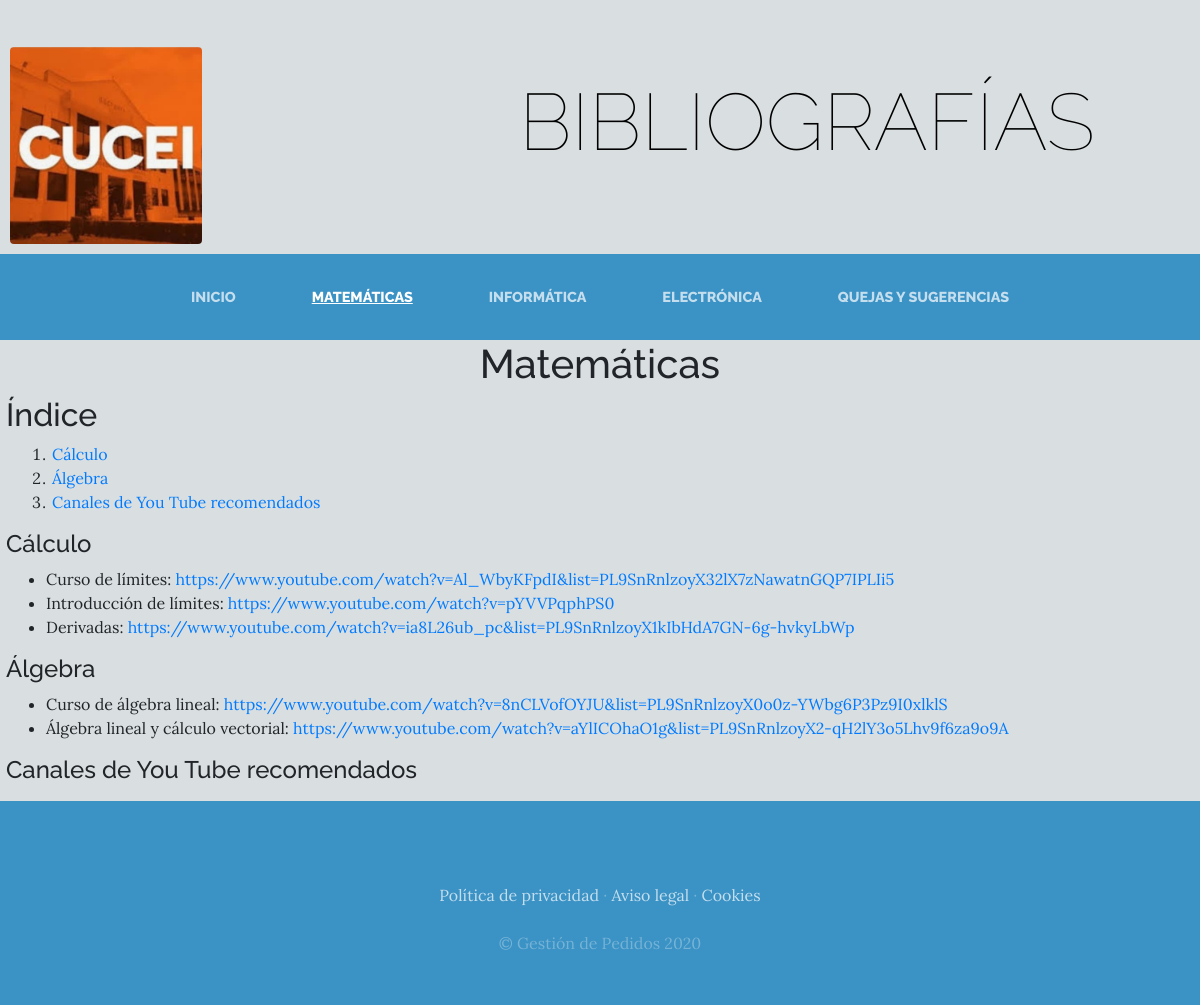
/mate/, run on the app's committed database.
### mate/models.py (models this page shows, shortened)
class Categmate(models.Model):
    nombre = models.CharField(max_length = 50)
    created = models.DateTimeField(auto_now_add = True)
    update = models.DateTimeField(auto_now_add = True)
    class Meta:
        verbose_name = 'categoría'
        verbose_name_plural = 'categorías'

class Bibliografiamate(models.Model):
    titulo = models.CharField(max_length = 50)
    link = models.CharField(max_length = 200)
    categoria = models.CharField(max_length = 50)
    created = models.DateTimeField(auto_now_add = True)
    update = models.DateTimeField(auto_now_add = True)
    class Meta:
        verbose_name = 'bibliografía'

### mate/views.py (the view)
# urls.py: path('mate/', include('mate.urls')),
def mate(request):
    categorias = Categmate.objects.all()
    biblio = Bibliografiamate.objects.all()
    return render(request, "mate/mate.html", {"biblio": biblio, "categorias": categorias})

### mate/templates/mate/mate.html
{% extends "aplicacionapp/base.html" %}
{% load static %}
{% block content %}
    <h1 align = "center">Matemáticas</h1>
    <h2>Índice</h2>
    <ol>
        {% for i in categorias %}
            <li><a href="#section{{i.id}}">{{i.nombre}}</a></li>
        {% endfor %}
    </ol>
    {% for i in categorias %}
        <h4 id = "section{{i.id}}">{{i.nombre}}</h4>
        <ul>
            {% for j in biblio %}
                {% if j.categoria == i.nombre %}
                    <li><a>{{j.titulo}}: </a><a href="{{j.link}}">{{j.link}}</a></li>
                {% endif %}
            {% endfor %}
        </ul>
    {% endfor %}
{% endblock %}

### aplicacionapp/templates/aplicacionapp/base.html (shortened to what this page needs)
<html>
<head>
  {% load static %}
    <link href="{%static 'aplicacionapp/vendor/bootstrap/css/bootstrap.min.css' %}" rel="stylesheet">
    <link href="{%static 'aplicacionapp/css/gestion.css' %}" rel="stylesheet">
</head>
<body>
  <div id = "barra">
    <div class="site-heading" align = "left">
     <img class="intro-img img-fluid mb-3 mb-lg-0 rounded" src="{% static 'aplicacionapp/img/cucei.jpg' %}" alt="" style="width:40%">
    </div>
    <div>
      <h1 class="site-heading text-center text-white d-none d-lg-block">
          <span class="site-heading-lower"  style="color: black;">Bibliografías</span>
      </h1>
    </div>
  </div>
 <nav class="navbar navbar-expand-lg navbar-dark py-lg-4" id="mainNav">
    <div class="container">
      <div class="collapse navbar-collapse" id="navbarResponsive">
        <ul class="navbar-nav mx-auto">
          <li class="nav-item {% if request.path == '/' %}active{% endif %} px-lg-4">
            <a class="nav-link text-uppercase text-expanded" href="{% url 'home' %}">Inicio</a>
          </li>
          <li class="nav-item {% if request.path == '/mate/' %}active{% endif %} px-lg-4">
            <a class="nav-link text-uppercase text-expanded" href="{% url 'mate' %}">Matemáticas</a>
          </li>
          <li class="nav-item {% if request.path == '/infor/' %}active{% endif %} px-lg-4">
            <a class="nav-link text-uppercase text-expanded" href="{% url 'infor' %}">Informática</a>
          </li>
          <li class="nav-item {% if request.path == '/electro/' %}active{% endif %} px-lg-4">
            <a class="nav-link text-uppercase text-expanded" href="{% url 'electro' %}">Electrónica</a>
          </li>
          <li class="nav-item {% if request.path == '/contacto/' %}active{% endif %} px-lg-4">
            <a class="nav-link text-uppercase text-expanded" href="{% url 'contacto' %}">Quejas y sugerencias</a>
          </li>
        </ul>
      </div>
    </div>
  </nav>
    {% block content %}
    {% endblock %}
  <footer class="footer text-faded text-center py-5">
    <div class="container">
      <p class="m-0 mbt">
          <a href="sample.html" class="link">Política de privacidad</a> ·
          <a href="sample.html" class="link">Aviso legal</a> ·
          <a href="sample.html" class="link">Cookies</a>
      </p>
      <p class="m-0 mbt1">&copy; Gestión de Pedidos 2020</p>
    </div>
  </footer>
</body>
</html>

### aplicacionapp/static/aplicacionapp/css/gestion.css (style rules this page uses)
body { font-family: 'Lora'; background-color: rgb(217, 222, 224); background-attachment: fixed; background-position: center; background-size: cover; }
h1, h2, h3, h4, h5, h6 { font-family: 'Raleway'; }
p { line-height: 1.75; }
.text-faded { color: rgba(255, 255, 255, 0.3); }
.site-heading { margin-top: 5rem; margin-bottom: 5rem; text-transform: uppercase; line-height: 1; font-family: 'Raleway'; }
.site-heading .site-heading-lower { font-size: 5rem; font-weight: 100; line-height: 4rem; }
#mainNav { background-color: rgb(58, 146, 197); font-family: 'Raleway'; }
#mainNav .navbar-nav .nav-item .nav-link { color: rgba(255, 255, 255, 0.7); font-weight: 800; }
#mainNav .navbar-nav .nav-item.active .nav-link { color: #ffffff; text-decoration: underline; }
@media (min-width: 992px) { #mainNav .navbar-nav .nav-item .nav-link { font-size: 0.9rem; } }
.footer { background-color: rgb(58, 146, 197); }
.mbt { padding-top: 2rem; }
.mbt1 { padding-top: 1.25rem; }
a.link { color: rgba(255, 255, 255, 0.7); }

### aplicacionapp/templates/aplicacionapp/base.html (style rules this page uses)
#barra div { display: inline-block; margin: 10 10px; }
ol, h2, h4, li, h1, form,h3 { margin-left: 6px; margin-right: 6px; }

### data on the page
Categmate: nombre "Cálculo"
Categmate: nombre "Álgebra"
Categmate: nombre "Canales de You Tube recomendados"
Bibliografiamate: titulo "Curso de límites", link "https://www.youtube.com/watch?v=Al_WbyKFpdI&list=PL9SnRnlzoyX32lX7zNawatnGQP7IPLIi5"
Bibliografiamate: titulo "Introducción de límites", link "https://www.youtube.com/watch?v=pYVVPqphPS0"
Bibliografiamate: titulo "Derivadas", link "https://www.youtube.com/watch?v=ia8L26ub_pc&list=PL9SnRnlzoyX1kIbHdA7GN-6g-hvkyLbWp"
Bibliografiamate: titulo "Curso de álgebra lineal", link "https://www.youtube.com/watch?v=8nCLVofOYJU&list=PL9SnRnlzoyX0o0z-YWbg6P3Pz9I0xlklS"
Bibliografiamate: titulo "Álgebra lineal y cálculo vectorial", link "https://www.youtube.com/watch?v=aYlICOhaO1g&list=PL9SnRnlzoyX2-qH2lY3o5Lhv9f6za9o9A"
